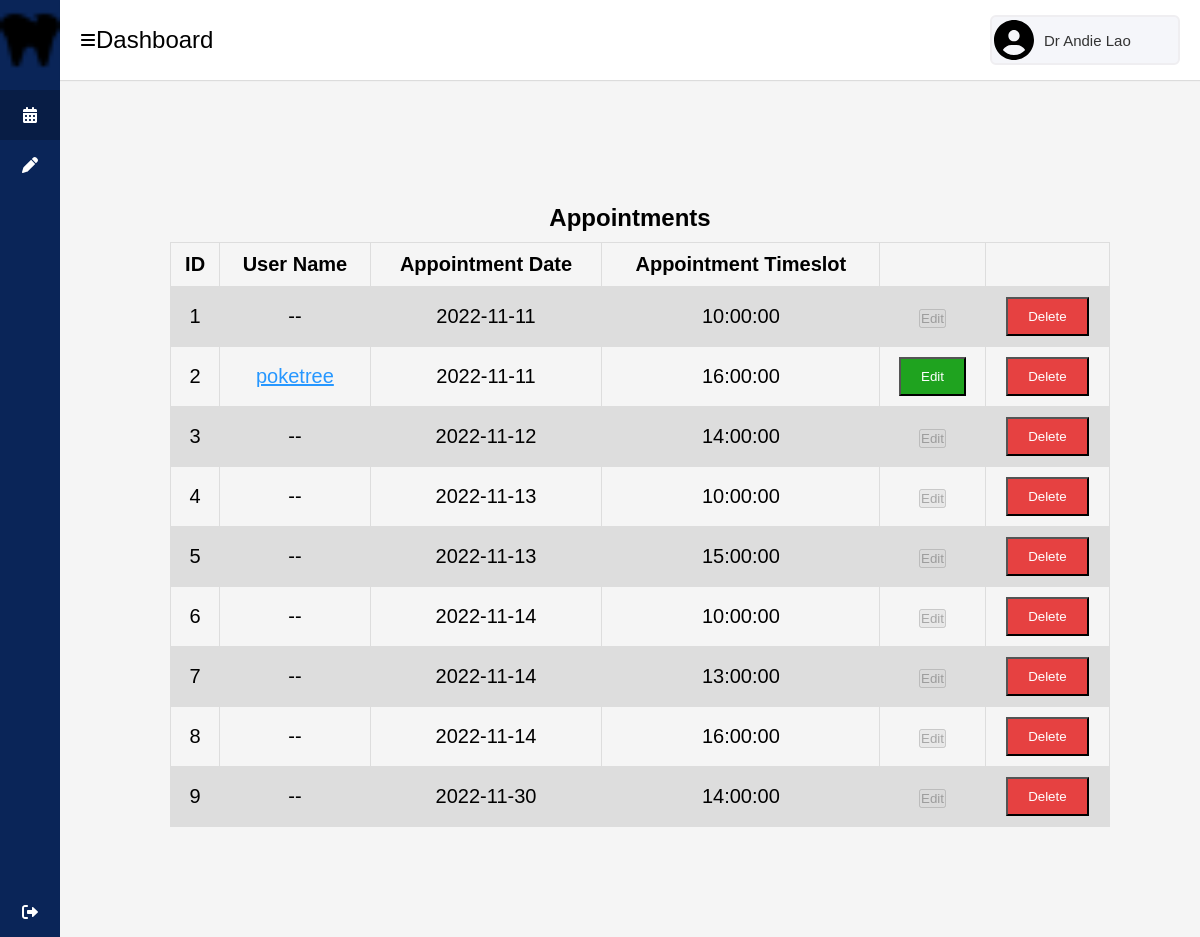
Page /admin/dashboard.php (signed in) on the earlier database version.
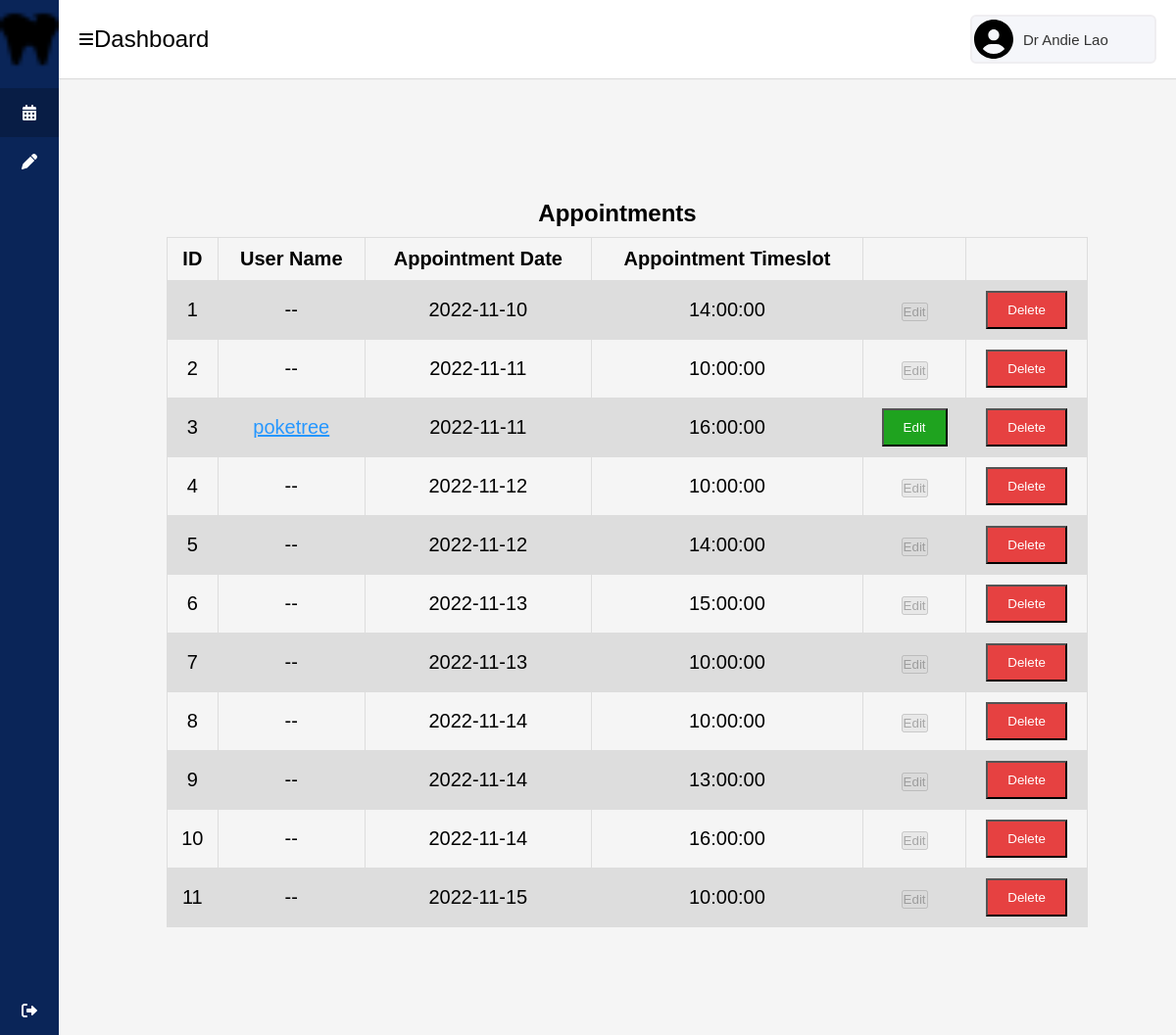
Same page on the later database version.
### tables this page shows
CREATE TABLE `doctors` (
  `doctor_name` varchar(30) NOT NULL,
  `service_1` varchar(30) DEFAULT NULL,
  `service_2` varchar(30) DEFAULT NULL,
  `service_3` varchar(30) DEFAULT NULL,
  `about_doctor` longtext DEFAULT NULL,
  `image_url` varchar(255) NOT NULL,
  `user_name` varchar(30) NOT NULL
);

CREATE TABLE `appointments` (
  `appt_no` int(10) UNSIGNED NOT NULL,
  `appt_date` date DEFAULT NULL,
  `appt_time` time DEFAULT NULL,
  `doctor_name` varchar(30) DEFAULT NULL,
  `dental_service` varchar(30) DEFAULT NULL,
  `user_name` varchar(30) DEFAULT NULL
);

### admin/dashboard.php (the view, shortened to what this page needs)
<!DOCTYPE html>
<html lang="en" dir="ltr">
<head>
    <link rel="stylesheet" href="../css/dashboard.css">
    <link rel="stylesheet" href="../css/style.css">
</head>
<?php
$conn = OpenCon();
$sql = "SELECT doctor_name from doctors where user_name ='".$_SESSION['use']."'";
$doctor_name = $conn->query($sql)->fetch_row();
?>
<body>
    <div class="sidebar">
        <div class="logo-details">
            <img src="../assets/img/favicon/favicon-16x16.png">
            <span class="logo_name"> DentiCare</span>
        </div>
        <ul class="nav-links">
            <li>
                <a href="dashboard.php" class="active">
                    <img src="../assets/img/icons/calendar-days-solid.svg" width="16px" height="16px">
                    <span class="links_name">My Appointments</span>
                </a>
            </li>
            <li>
                <a href="input_appt.php">
                    <img src="../assets/img/icons/pen-solid.svg" width="16px" height="16px">
                    <span class="links_name">Input Appointments</span>
                </a>
            </li>
            <li class="log_out">
                <a href="dashboard.php?logout=true">
                    <img src="../assets/img/icons/right-from-bracket-solid-white.svg" width="16px" height="16px">
                    <span class="links_name">Log out</span>
                </a>
            </li>
        </ul>
    </div>
    <section class="home-section">
        <nav>
            <div class="sidebar-button">
                <img class='bx bx-menu sidebarBtn' src="../assets/img/icons/bars-solid.svg" width="16px" height="16px">
                <span class="dashboard">Dashboard</span>
            </div>
            <div class="profile-details">
                <img src="../assets/img/icons/circle-user-solid.svg" alt="">
                <span class="admin_name"><?=$doctor_name[0]?></span>
            </div>
        </nav>
        <div class="home-content">
            <div class="container">
                <h1 class="heading text-center"> Appointments</h1>
                <div class="show-appointments-container">
                        <table border="1" class="appointment-table">
                            <tr>
                                <th>ID</th>
                                <th>User Name</th>
                                <th>Appointment Date</th>
                                <th>Appointment Timeslot</th>
                                <th></th>
                                <th></th>
                            </tr>
                            <?php
                            $sql = "SELECT appt_no, appt_date, appt_time, user_name from appointments where doctor_name='$doctor_name[0]' ORDER BY appt_date ASC" ;
                            $results = $conn->query($sql);
                            $i = 1;
                            if (mysqli_num_rows($results) > 0) {
                                while ($row = $results->fetch_assoc()) {
                                    echo "
                            <tr>
                                <td>" . $i++ . "</td>";
                                echo ($row['user_name'] == "") ? "<td>--</td>" :"<td><a href='dashboard.php?profile=" . $row['user_name'] . "'<a>". $row['user_name'] ."</td>";
                                echo "<td>" . $row['appt_date'] . "</td>
                                <td>" . $row['appt_time'] . "</td>";
                                echo ($row['user_name'] == "") ? "<td><button type='button' class='edit-btn' disabled>Edit</button></td>" : "
                                <td>
                                    <a href='dashboard.php?edit=" . $row['appt_no'] . "'>
                                    <button type='button' class='edit-btn' value='" . $row['appt_no'] . "'>Edit</button>
                                    </a>
                                </td>";
                                echo "<td><a href='dashboard.php?delete=" . $row['appt_no'] . "'>
                                <button type='button' class='delete-btn' value='" . $row['appt_no'] . "'>Delete</button>
                                </a>
                                </td>
                            </tr>
                        ";
                                }
                            }
                            ?>
                        </table>
                </div>
            </div>
        </div>
    </section>
</body>
</html>

### css/dashboard.css (style rules this page uses)
* { margin: 0; padding: 0; box-sizing: border-box; font-family: 'Poppins', sans-serif; }
.sidebar { position: fixed; height: 100%; width: 240px; background: #0A2558; transition: all 0.5s ease; }
.sidebar .logo-details { height: 80px; display: flex; align-items: center; }
.sidebar .logo-details img { font-size: 28px; font-weight: 500; color: #fff; min-width: 60px; text-align: center }
.sidebar .logo-details .logo_name { color: #fff; font-size: 24px; font-weight: 500; }
.sidebar .nav-links { margin-top: 10px; }
.sidebar .nav-links li { position: relative; list-style: none; height: 50px; }
.sidebar .nav-links li a { height: 100%; width: 100%; display: flex; align-items: center; text-decoration: none; transition: all 0.4s ease; }
.sidebar .nav-links li a.active { background: #081D45; }
.sidebar .nav-links li img { min-width: 60px; text-align: center; font-size: 18px; color: #fff; }
.sidebar .nav-links li a .links_name { color: #fff; font-size: 15px; font-weight: 400; white-space: nowrap; }
.sidebar .nav-links .log_out { position: absolute; bottom: 0; width: 100%; }
.home-section { position: relative; background: #f5f5f5; min-height: 100vh; width: calc(100% - 240px); left: 240px; transition: all 0.5s ease; }
.home-section nav { display: flex; justify-content: space-between; height: 80px; background: #fff; display: flex; align-items: center; position: fixed; width: calc(100% - 240px); left: 240px; z-index: 100; padding: 0 20px; box-shadow: 0 1px 1px rgba(0, 0, 0, 0.1); transition: all 0.5s ease; }
.home-section nav .sidebar-button { display: flex; align-items: center; font-size: 24px; font-weight: 500; }
.home-section nav .profile-details { display: flex; align-items: center; background: #F5F6FA; border: 2px solid #EFEEF1; border-radius: 6px; height: 50px; min-width: 190px; padding: 0 15px 0 2px; }
nav .profile-details img { height: 40px; width: 40px; border-radius: 6px; object-fit: cover; }
nav .profile-details .admin_name { font-size: 15px; font-weight: 500; color: #333; margin: 0 10px; white-space: nowrap; }
.home-section .home-content { position: relative; padding-top: 104px; }
.home-section .home-content .container { padding: 100px; }
table a { color: #2697FF; text-decoration: underline; }
table a .edit-btn { padding: 10px 20px; background-color: hsl(120, 68%, 38%); color: white; }
table a .delete-btn { padding: 10px 20px; background-color: hsl(0, 77%, 58%); color: white; }
@media (max-width: 1240px) { .sidebar { width: 60px; } }
@media (max-width: 1240px) { .home-section { width: calc(100% - 60px); left: 60px; } }
@media (max-width: 1240px) { .home-section nav { width: calc(100% - 60px); left: 60px; } }

Differences in the rows shown:
added appointments: appt_date "2022-11-10", appt_time "14:00:00", shows "Edit", $row['appt_no'] 2 (drawn)
changed appointments (number 4 of 11 on the later page): appt_date "2022-11-30" → "2022-11-12"; appt_time "14:00:00" → "10:00:00"; moves up the list
shown differently, row unchanged: appointments (number 6 of 11 on the later page): moves down the list
added appointments: appt_date "2022-11-15", appt_time "10:00:00", shows "Edit", $row['appt_no'] 17 (drawn)
